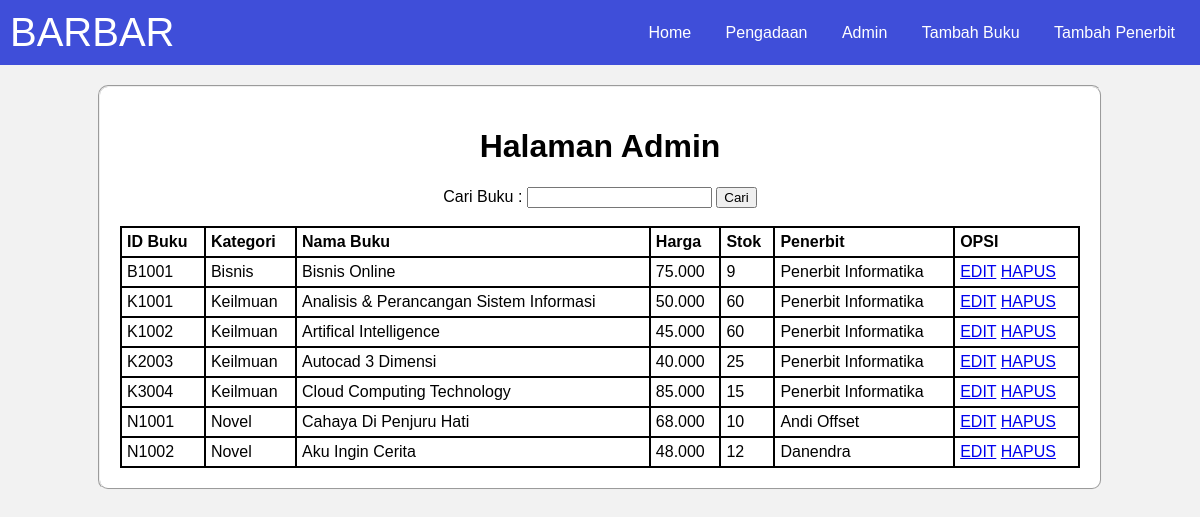
/Admin.php, run on the app's committed database.
### tables this page shows
CREATE TABLE `buku` (
  `id_buku` varchar(20) NOT NULL,
  `kategori` varchar(20) NOT NULL,
  `nama_buku` varchar(50) NOT NULL,
  `harga` varchar(20) NOT NULL,
  `stok` int(20) NOT NULL,
  `penerbit` varchar(50) NOT NULL
);

### Admin.php (the view, shortened to what this page needs)
<!DOCTYPE html>
<html lang="en">
<head>
</head>
<body>
    <nav>
        <div id="terraBook">BARBAR</div>
        <div>
            <a href="Index.php">Home</a>
            <a href="Penerbit.php">Pengadaan</a>
            <a href="Admin.php">Admin</a>
            <a href="Tambah_form.html">Tambah Buku</a>
            <a href="Tambah_penerbit_form.html">Tambah Penerbit</a>
        </div>
    </nav>
    <fieldset>
        <center>
            <h1>Halaman Admin</h1>
        </center>
        <form method="GET" action="index.php" style="text-align: center;">
            <label>Cari Buku : </label>
            <input type="text" name="kata_cari" value="<?php if (isset($_GET['kata_cari'])) {
                echo $_GET['kata_cari'];
            } ?>" />
            <button type="submit">Cari</button>
        </form>
        <br>
        <table>
            <thead>
                <tr>
                    <th>ID Buku</th>
                    <th>Kategori</th>
                    <th>Nama Buku</th>
                    <th>Harga</th>
                    <th>Stok</th>
                    <th>Penerbit</th>
                    <th>OPSI</th>
                </tr>
            </thead>
            <tbody>
                <?php
                include 'koneksi.php';
                if (isset($_GET['kata_cari'])) {
                    $kata_cari = $_GET['kata_cari'];
                    $query = "SELECT * FROM buku WHERE id_buku like '%" . $kata_cari . "%' OR
                    nama_buku like '%" . $kata_cari . "%' ORDER BY id_buku ASC";
                } else {
                    $query = "SELECT * FROM buku ORDER BY id_buku ASC";
                }
                $result = mysqli_query($koneksi, $query);
                while ($row = mysqli_fetch_assoc($result)) {
                ?>
                    <tr>
                        <td><?php echo $row['id_buku']; ?></td>
                        <td><?php echo $row['kategori']; ?></td>
                        <td><?php echo $row['nama_buku']; ?></td>
                        <td><?php echo $row['harga']; ?></td>
                        <td><?php echo $row['stok']; ?></td>
                        <td><?php echo $row['penerbit']; ?></td>
                        <td>
                            <a href="Edit_form.php?id_buku=<?php echo $row['id_buku']; ?>">EDIT</a>
                            <a href="Delete_buku.php?id_buku=<?php echo $row['id_buku']; ?>">HAPUS</a>
                        </td>
                    </tr>
                <?php
                }
                ?>
            </tbody>
        </table>
    </fieldset>
</body>
</html>

### Admin.php (style rules this page uses)
body { font-family: Arial, sans-serif; background-color: #f2f2f2; margin: 0; padding: 0; }
nav { background-color: #3f4ed9; overflow: hidden; display: flex; justify-content: space-between; align-items: center; padding: 10px; }
nav a { color: white; text-align: center; text-decoration: none; padding: 10px; margin: 0 5px; }
#terraBook { font-size: 40px; font-family: 'Arial', sans-serif; color: white; }
fieldset { width: 80%; margin: auto; margin-top: 20px; background-color: white; padding: 20px; border-radius: 10px; }
table { width: 100%; border-collapse: collapse; }
table, th, td { border: 2px solid black; }
th, td { padding: 5px; text-align: left; }

### data on the page
buku: id_buku "B1001", kategori "Bisnis", nama_buku "Bisnis Online", harga "75.000", stok "9", penerbit "Penerbit Informatika"
buku: id_buku "K1001", kategori "Keilmuan", nama_buku "Analisis & Perancangan Sistem Informasi", harga "50.000", stok "60", penerbit "Penerbit Informatika"
buku: id_buku "K1002", kategori "Keilmuan", nama_buku "Artifical Intelligence", harga "45.000", stok "60", penerbit "Penerbit Informatika"
buku: id_buku "K2003", kategori "Keilmuan", nama_buku "Autocad 3 Dimensi", harga "40.000", stok "25", penerbit "Penerbit Informatika"
buku: id_buku "K3004", kategori "Keilmuan", nama_buku "Cloud Computing Technology", harga "85.000", stok "15", penerbit "Penerbit Informatika"
buku: id_buku "N1001", kategori "Novel", nama_buku "Cahaya Di Penjuru Hati", harga "68.000", stok "10", penerbit "Andi Offset"
buku: id_buku "N1002", kategori "Novel", nama_buku "Aku Ingin Cerita", harga "48.000", stok "12", penerbit "Danendra"
